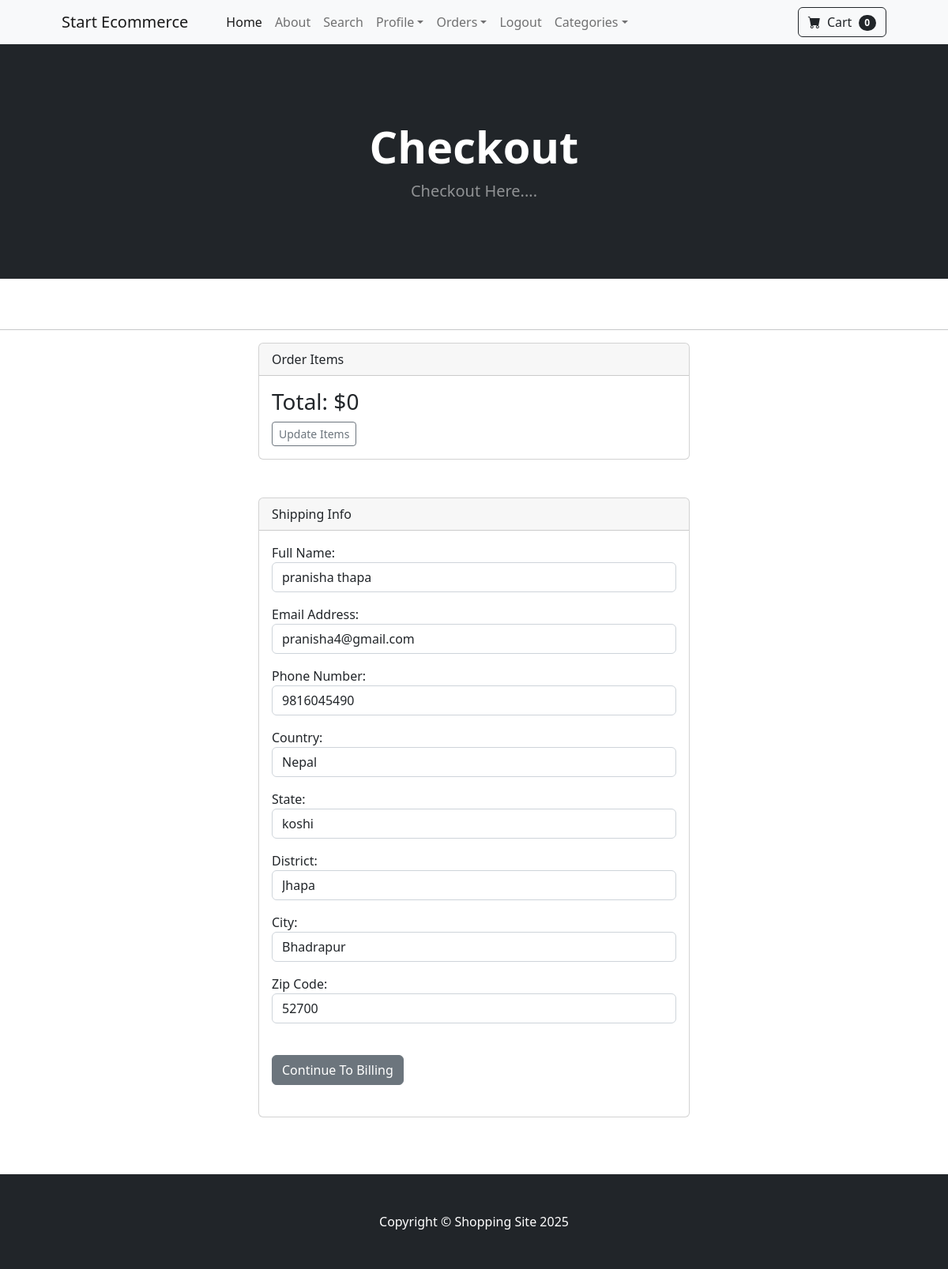
The app's page /payment/checkout (signed in) with its own data.
### payment/models.py (models this page shows, shortened)
class ShippingAddress(models.Model):
    user =models.ForeignKey(User,on_delete=models.CASCADE,null=True,blank=True)
    shippingfull_name=models.CharField(max_length=200)
    shipping_EmailAddress=models.CharField(max_length=200)
    shipping_phonenumber=models.CharField(max_length=200)
    shipping_country=models.CharField(max_length=200)
    shipping_state=models.CharField(max_length=200)
    shipping_district=models.CharField(max_length=200)
    shipping_city=models.CharField(max_length=200)
    shipping_zipCode=models.CharField(max_length=200)
    class Meta:
        verbose_name_plural="Shipping Address"

### payment/views.py (the view, shortened to what this page needs)
# urls.py: path('checkout',views.checkout,name='checkout'),
def checkout(request):
    cart = Cart(request)
    cart_products = cart.get_pords()
    totals = cart.total()
    quantities = cart.get_quants  # for quantities
    if request.user.is_authenticated:
        shipping_user = ShippingAddress.objects.get(user=request.user)
        Shipping_form = Shippingform(request.POST or None, instance=shipping_user)
        if request.method == 'POST' and Shipping_form.is_valid():
            Shipping_form.save()  # Save the form, including the zipcode
            messages.success(request, 'Shipping information updated successfully!')
            return redirect('billing_info')
        return render(request, 'checkout.html', {
            'cart_products': cart_products,
            "quantities": quantities,
            "totals": totals,
            'Shipping_form': Shipping_form  # Changed to 'Shipping_form'
        })

### cart/cart.py (called while the page is built, shortened)
    def __len__(self):
        return len(self.cart)

    def get_pords(self):
        product_ids=self.cart.keys()
        products=Product.objects.filter(id__in=product_ids)
        return products

    def total(self):
        product_ids=self.cart.keys()
        products=Product.objects.filter(id__in=product_ids)
        quantities=self.cart
        total=0
        return total

### cart/context_processors.py (called while the page is built)
def cart(request):
    return {'cart': Cart(request)}

### payment/templates/checkout.html (shortened to what this page needs)
{% extends "base.html" %}
{% load static %}
{% block content %}
<!DOCTYPE html>
<html lang="en">
    <head>
        <link href="https://cdn.jsdelivr.net/npm/bootstrap-icons@1.5.0/font/bootstrap-icons.css" rel="stylesheet" />
        <link rel="stylesheet" href="{% static 'css/styles.css' %}" />
    </head>
    <body>
        <header class="bg-dark py-5">
            <div class="container px-4 px-lg-5 my-5">
                <div class="text-center text-white">
                    <h1 class="display-4 fw-bolder">Checkout</h1>
                    <p class="lead fw-normal text-white-50 mb-0">Checkout Here....</p>
                </div>
            </div>
        </header>
        <br><br><hr>
        <div class="container">
            <div class="row">
                <div class="col-md-6 offset-md-3">
          <div class="card">
            <div class="card-header">
                Order Items
            </div>
            <div class="card-body">
                <h3>Total: ${{totals}}</h3>
                <a href="{% url 'cart_summary' %}" class="btn btn-sm btn-outline-secondary " >Update Items</a>
            </div>
                </div>
                <br><br>
               <div class="card">
            <div class="card-header">
                Shipping Info
                </div>
            <div class="card-body">
                <form action="{% url 'billing_info' %}" method="POST">
                {{ Shipping_form.as_p }}
                <br>
                <button type="submit" class="btn btn-secondary">
                    Continue To Billing
                </button>
            </form>
                <br>
            </div>
        </div>
          </div>
          </div>
          </div>
        <br><br><br>
    </body>
</html>
{% endblock %}

### records on screen
ShippingAddress: shippingfull_name "pranisha thapa", shipping_EmailAddress "pranisha4@gmail.com", shipping_phonenumber "9816045490", shipping_country "Nepal", shipping_state "koshi", shipping_district "Jhapa", shipping_city "Bhadrapur", shipping_zipCode "52700"

### other values on screen
{{ cart|length }} "0"
{{ totals }} "0"
